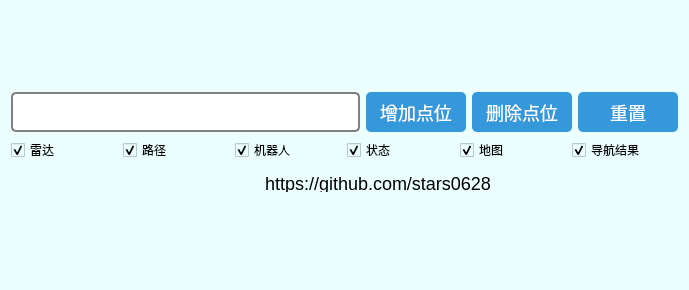
<?xml version="1.0" encoding="UTF-8"?>
<ui version="4.0">
 <class>setting</class>
 <widget class="QWidget" name="setting">
  <property name="geometry">
   <rect>
    <x>0</x>
    <y>0</y>
    <width>689</width>
    <height>290</height>
   </rect>
  </property>
  <property name="windowTitle">
   <string>Form</string>
  </property>
  <property name="styleSheet">
   <string notr="true">QWidget {
  background-color:#ebffff;
}
/* 设置 QGroupBox 控件的样式 */
QGroupBox {
  border: 2px solid gray; /* 设置边框宽度和颜色 */
  border-radius: 5px; /* 设置圆角半径 */
  margin-top: 10px; /* 设置顶部边距 */
}
/* 设置 QPushButton 控件的样式 */
QPushButton {
  background-color: #3498db; /* 设置背景颜色 */
  border: none; /* 取消边框 */
  border-radius: 5px; /* 设置圆角半径 */
  color: white; /* 设置文字颜色 */
  font-size: 18px; /* 设置文字大小 */
  padding: 6px 12px; /* 设置内边距 */
}
QPushButton:hover{
  background-color: skyblue; /* 设置背景颜色 */
  border: none; /* 取消边框 */
  border-radius: 5px; /* 设置圆角半径 */
  color: white; /* 设置文字颜色 */
  font-size: 18px; /* 设置文字大小 */
  padding: 6px 12px; /* 设置内边距 */
}
/* 设置 QLineEdit 控件的样式 */
QLineEdit {
  border: 2px solid gray; /* 设置边框宽度和颜色 */
  border-radius: 5px; /* 设置圆角半径 */
  padding: 2px 4px; /* 设置内边距 */
  background-color: white;
}
</string>
  </property>
  <layout class="QGridLayout" name="gridLayout_2">
   <item row="0" column="0">
    <layout class="QGridLayout" name="gridLayout">
     <item row="0" column="0">
      <layout class="QHBoxLayout" name="horizontalLayout">
       <item>
        <widget class="QLineEdit" name="lineEdit">
         <property name="minimumSize">
          <size>
           <width>0</width>
           <height>40</height>
          </size>
         </property>
        </widget>
       </item>
       <item>
        <widget class="QPushButton" name="pushButton">
         <property name="minimumSize">
          <size>
           <width>100</width>
           <height>40</height>
          </size>
         </property>
         <property name="text">
          <string>增加点位</string>
         </property>
        </widget>
       </item>
       <item>
        <widget class="QPushButton" name="pushButton_2">
         <property name="minimumSize">
          <size>
           <width>100</width>
           <height>40</height>
          </size>
         </property>
         <property name="font">
          <font>
           <family>Agency FB</family>
           <pointsize>-1</pointsize>
          </font>
         </property>
         <property name="styleSheet">
          <string notr="true"/>
         </property>
         <property name="text">
          <string>删除点位</string>
         </property>
        </widget>
       </item>
       <item>
        <widget class="QPushButton" name="pushButton_3">
         <property name="minimumSize">
          <size>
           <width>100</width>
           <height>40</height>
          </size>
         </property>
         <property name="text">
          <string>重置</string>
         </property>
        </widget>
       </item>
      </layout>
     </item>
     <item row="1" column="0">
      <layout class="QHBoxLayout" name="horizontalLayout_3">
       <item>
        <widget class="QCheckBox" name="checkBox">
         <property name="enabled">
          <bool>true</bool>
         </property>
         <property name="text">
          <string>雷达</string>
         </property>
         <property name="checked">
          <bool>true</bool>
         </property>
        </widget>
       </item>
       <item>
        <widget class="QCheckBox" name="checkBox_2">
         <property name="text">
          <string>路径</string>
         </property>
         <property name="checked">
          <bool>true</bool>
         </property>
        </widget>
       </item>
       <item>
        <widget class="QCheckBox" name="checkBox_3">
         <property name="text">
          <string>机器人</string>
         </property>
         <property name="checked">
          <bool>true</bool>
         </property>
        </widget>
       </item>
       <item>
        <widget class="QCheckBox" name="checkBox_4">
         <property name="text">
          <string>状态</string>
         </property>
         <property name="checked">
          <bool>true</bool>
         </property>
        </widget>
       </item>
       <item>
        <widget class="QCheckBox" name="checkBox_5">
         <property name="text">
          <string>地图</string>
         </property>
         <property name="checked">
          <bool>true</bool>
         </property>
        </widget>
       </item>
       <item>
        <widget class="QCheckBox" name="checkBox_6">
         <property name="text">
          <string>导航结果</string>
         </property>
         <property name="checked">
          <bool>true</bool>
         </property>
        </widget>
       </item>
      </layout>
     </item>
     <item row="2" column="0">
      <layout class="QHBoxLayout" name="horizontalLayout_2">
       <item>
        <spacer name="horizontalSpacer">
         <property name="orientation">
          <enum>Qt::Horizontal</enum>
         </property>
         <property name="sizeHint" stdset="0">
          <size>
           <width>40</width>
           <height>20</height>
          </size>
         </property>
        </spacer>
       </item>
       <item>
        <widget class="QLabel" name="label">
         <property name="minimumSize">
          <size>
           <width>60</width>
           <height>30</height>
          </size>
         </property>
         <property name="maximumSize">
          <size>
           <width>60</width>
           <height>30</height>
          </size>
         </property>
         <property name="styleSheet">
          <string notr="true">background:url(:/images/github_transparent.png);</string>
         </property>
         <property name="text">
          <string/>
         </property>
        </widget>
       </item>
       <item>
        <widget class="QPushButton" name="pushButton_4">
         <property name="minimumSize">
          <size>
           <width>0</width>
           <height>30</height>
          </size>
         </property>
         <property name="maximumSize">
          <size>
           <width>16777215</width>
           <height>30</height>
          </size>
         </property>
         <property name="styleSheet">
          <string notr="true">color:black;
background:transparent;</string>
         </property>
         <property name="text">
          <string>https://github.com/stars0628</string>
         </property>
        </widget>
       </item>
       <item>
        <spacer name="horizontalSpacer_2">
         <property name="orientation">
          <enum>Qt::Horizontal</enum>
         </property>
         <property name="sizeHint" stdset="0">
          <size>
           <width>40</width>
           <height>20</height>
          </size>
         </property>
        </spacer>
       </item>
      </layout>
     </item>
    </layout>
   </item>
  </layout>
 </widget>
 <resources/>
 <connections/>
</ui>
